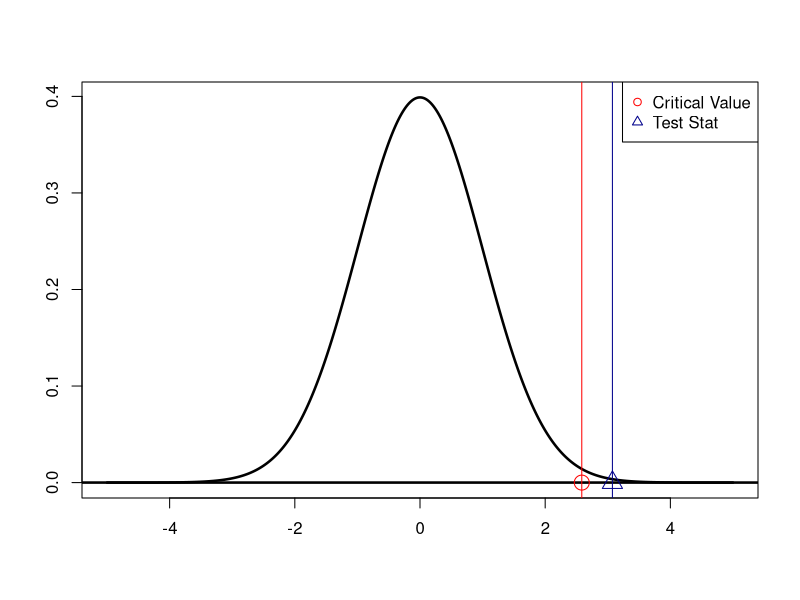
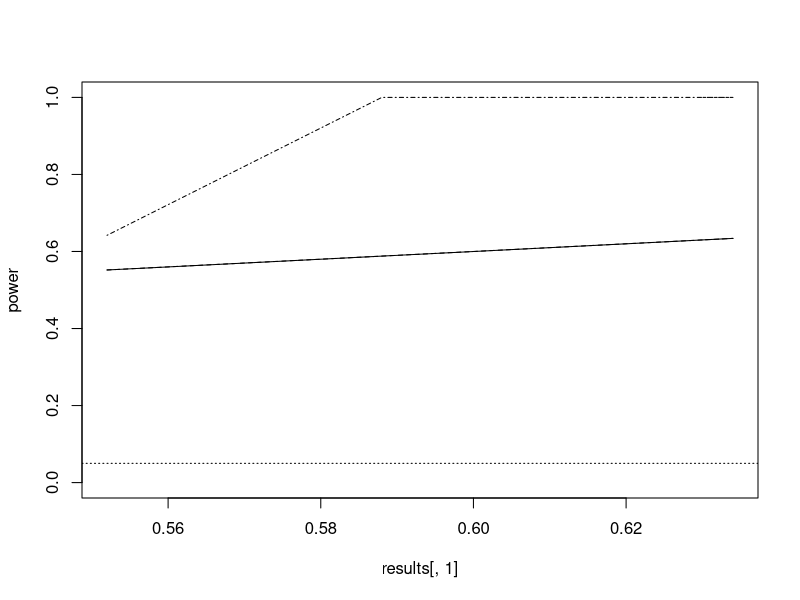

Recreate these plots in R, in order.
## ---- chunk 1
n <- 1000

total_ns <- c(6,12,18)
total_successes <- c(1,2,3)

for(j in 1:3){
  k <- 0 # counter for success
  for(i in 1:n){
    x <- sample(1:6, size = total_ns[j], replace=TRUE)
    num_six <- sum(x==6)
    
    if(num_six >= total_successes[j]){
    k <- k + 1
    }
  }
  est_prob <- k/n
  cat("When size is", total_ns[j],
      "and wanted success is",total_successes[j],
      ", estimated probability is",est_prob,"\n")
}
## ---- chunk 2
n <- 35; xbar <- 7.91; std <- sqrt(0.03); mu0 <- 8
N <- 10**5; a <- 0.01/2 #as two sided test
## ---- chunk 3
crit <- (xbar - 8)/(std/sqrt(n)) #-3.07
qnorm(0.025, lower.tail = 1) # -1.96
## ---- chunk 4
cv <- function(n,xbar, Mu0, sigma, M, alpha){
  
  S.Error <- (sigma / sqrt(n))
  test.stat <- abs((xbar - Mu0) / S.Error) #as this code only works for upper tail.
  
  TestScores <- numeric(M)

  for(i in 1:M){
    x <- rnorm(n, Mu0, sigma) # generate random sample under H0
    TestScores[i] <- (mean(x) - Mu0) / S.Error
  }
  # Get the critical value for alpha
  Critical.Value <- abs(quantile(TestScores,1-alpha))
  
  if(test.stat > Critical.Value){
    cat("From MC Simulation we get an estimated Critical Value of", 
        round(Critical.Value,3),"\n", "Test Statistic is", 
        round(test.stat,3),"\n","\n",
        "Therefore, we have enough evidence to reject the null hypothesis",
        "\n","\n")
  }else{
    cat("From MC Simulation we get an estimated Critical Value of", 
        round(Critical.Value,3),"\n", "Test Statistic is",
        round(test.stat,3),"\n",
        "Therefore, we do not have enough evidence to reject the null hypothesis",
        "\n","\n")
  }
  a <- seq(-5,5,0.01)
  plot(a, dnorm(a), type = "l",lwd = 2.5, ylab = "", xlab = "")
  abline(h=0, lwd = 2.5)
  abline(v = Critical.Value, col = "Red")
  abline(v = test.stat, col = "Dark Blue")
  points(x = Critical.Value, y = 0, pch = 1, cex = 2, col = "Red")
  points(x = test.stat, y = 0, pch = 2, cex = 2, col = "Dark Blue")
  legend("topright",legend = c("Critical Value","Test Stat"), 
         col = c("Red","Dark Blue"), pch = 1:2)
  
  return(list(test_stat = test.stat,
              Critical_Value = as.numeric(Critical.Value)))
}
cv(n, xbar, mu0, std, M = N, alpha = a)
## ---- chunk 5
pvalue <- function(n, xbar, Mu0, sigma, M, alpha){
  
  S.Error <- (sigma / sqrt(n))
  test.stat <- abs((xbar - Mu0) / S.Error)
  
  TestScores <- numeric(M)

  for(i in 1:M){
    x <- rnorm(n, Mu0, sigma) # generate random sample under H0
    TestScores[i] <- (mean(x) - Mu0) / S.Error
  }
  
  pvalue <- length(which(TestScores >= test.stat))/M
  
  if(pvalue < alpha){
    cat("Since P-value",pvalue,"which is less than the significance level",
        alpha, "\n",
        "Therefore, we can reject the null hypothesis.","\n","\n")
  }else{
    cat("Since P-value",pvalue,
        "which is greater than the significance level",
        alpha, "\n",
        "Therefore, we can not reject the null hypothesis.",
        "\n","\n")
  }
  return(list(P_Value = pvalue)) #return to p-value
}


pvalue(n=n, xbar=xbar, Mu0=mu0, sigma=std, M=N, alpha=a)
## ---- chunk 6
pnorm((xbar-mu0)/(std/sqrt(n)))
## ---- chunk 7
CL <- function(n, M, alpha, mu, sigma){
    
  # we are assuming that the population has a normal shape
  
  matrix <- matrix(0, nrow = M, ncol = 2, dimnames = list(c(1:M), c("Lower","Upper")))
  
  for(i in 1:M){
    x <- rnorm(n,mu,sigma)
    x_bar <- mean(x)
    x_sd <- sd(x)
    matrix[i,1] <- x_bar - qnorm(1-alpha/2) * (x_sd/sqrt(n))
    matrix[i,2] <- x_bar + qnorm(1-alpha/2) * (x_sd/sqrt(n))
    }
  out <- list(CI = apply(matrix,2,mean), conf_level = 1-alpha) #mean of rows
  return(out)
}

CL(n=n, M=N, alpha=0.05, mu = 8, sigma = std)
## ---- chunk 8
set.seed(10403)
ss <- c(10, 50, 100, 500)
m <- 500
## ---- chunk 9
alpha <- 0.05
results <- matrix(1, nrow=4, ncol=3)

for(i in 1:length(ss)){
  test1 <- test2 <- test3 <- numeric(m)
  for (j in 1:m) {
    x <- rnorm(ss[i], 1.5, 0.07)
    y <- rcauchy(ss[i], 0, 0.5)
    test1[j] <- as.integer(t.test(x,y,paired=T,var.equal=F)$p.value <= alpha)
    test2[j] <- as.integer(t.test(x,y,paired=T,var.equal=T)$p.value <= alpha)
    test3[j] <- as.integer(wilcox.test(x,y,paired=T)$p.value <= alpha)
  }
  results[i,1] <- mean(test1)
  results[i,2] <- mean(test2)
  results[i,3] <- mean(test3)
}
results
## ---- chunk 10
plot(results[,1], results[,2], ylim = c(0, 1), type = "l", ylab = "power")
lines(results[,1], results[,2], lty = 2)
lines(results[,1], results[,3], lty = 4)
abline(h = alpha, lty = 3)
## ---- chunk 11
library(dplyr)
results_p <- matrix(1, nrow=4, ncol = 3)
for(i in 1:length(ss)){
  test1 <- test2 <- test3 <- numeric(m)
  for (j in 1:m) {
    x <- rnorm(ss[i], 1.5, 0.07)
    y <- rcauchy(ss[i], 0, 0.5)
    test1[j] <- t.test(x,y,paired=T,var.equal=F)$p.value
    test2[j] <- t.test(x,y,paired=T,var.equal=T)$p.value
    test3[j] <- wilcox.test(x,y,paired=T)$p.value
  }
  results_p[i, 1] <- mean(test1)
  results_p[i, 2] <- mean(test2)
  results_p[i, 3] <- mean(test3)
}

results_p <- data.frame(results_p) %>% mutate(smallest = names(.)[max.col(.*-1)])
results_p
## ---- chunk 12
results <- data.frame(results) %>% mutate(smallest = names(.)[max.col(.[1:3])])
results
## ---- chunk 13
res <- data.frame(res_from_power = results$smallest, res_from_p = results_p$smallest)
res
## ---- chunk 14
M <- 100
success <- numeric(M)

for(i in 1:M){
  k <- sample(1:4, 1, prob=c(1/3,1/3,1/6,1/6))
  if (k %in% 1:2){
    success[i] <- sample(0:1, 1, prob=rep(1/2, 2))
  } else {
    success[i] <- sample(0:1, 1, prob=rep(1/2, 2))
  }
}

mean(success)
## ---- chunk 15
M <- 100
success <- numeric(M)

for(i in 1:M){
  success[i] <- sample(0:1, 1, prob=c(1/3, 2/3))
}

mean(success)
